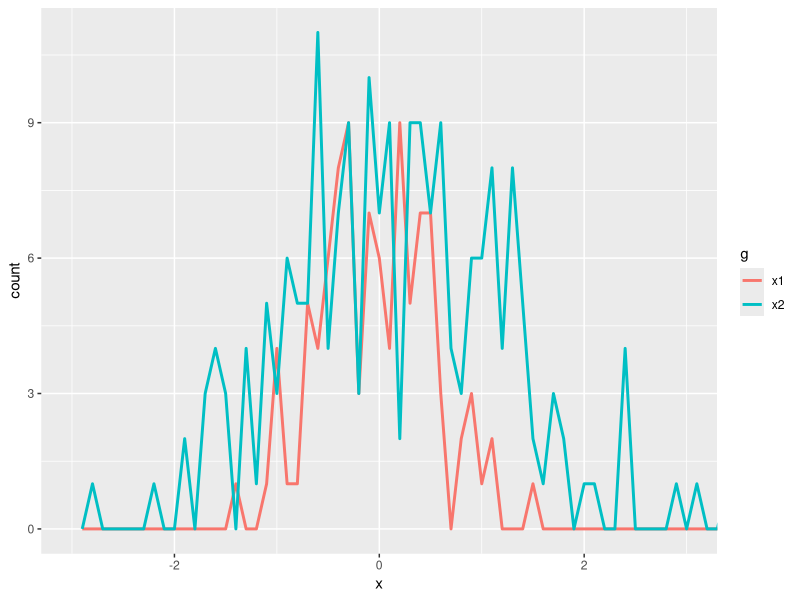

Write R code to recreate this figure. (Note: this script raises an error after producing the figure.)
library(ggplot2)
library(tidyverse)
library(glue)

freqpoly <- function(x1, x2, binwidth = 0.1, xlim = c(-3, 3)) {
  df <- data.frame(
    x = c(x1, x2),
    g = c(rep("x1", length(x1)), rep("x2", length(x2)))
  )
  
  ggplot(df, aes(x, colour = g)) +
    geom_freqpoly(binwidth = binwidth, size = 1) +
    coord_cartesian(xlim = xlim)
}

x1 <- rnorm(100, mean = 0, sd = 0.5)
x2 <- rnorm(200, mean = 0.15, sd = 1)


freqpoly(x1, x2)


df <- data.frame(
  x = c(x1, x2),
  g = c(rep("x1", length(x1)), rep("x2", length(x2))))


df1 <- data.frame(x = seq(1,100,2))
df2 <- data.frame(x = seq(1,100,3))

df3 <- semi_join(df1,df2, by='x')

injuries %>%
  pull(diag) %>%
  sample(10)


  max(length(unique(selected$diag)),
      length(unique(selected$body_part)),
      length(unique(selected$location)))

  
test_value <- 1
maximus <- 71

(test_value %% maximus) + 1


h <- function(x) x * 2
g <- function(x) h(x)
f <- function(x) g(x)


k <- 1

while (k<16) {
  
  if (k == 15) {
    print(paste("K jest rowne - dupa", k))
  } else {
  
  print(paste("K jest rowne", k))
  }
  k <- k+2
}

# Wed Mar 09 13:52:25 2022 ------------------------------

str_split(colnames(df)[7], pattern = "_")[[1]][1]

gsub(colnames(df)[7], pattern = "_x", replacement = "")

